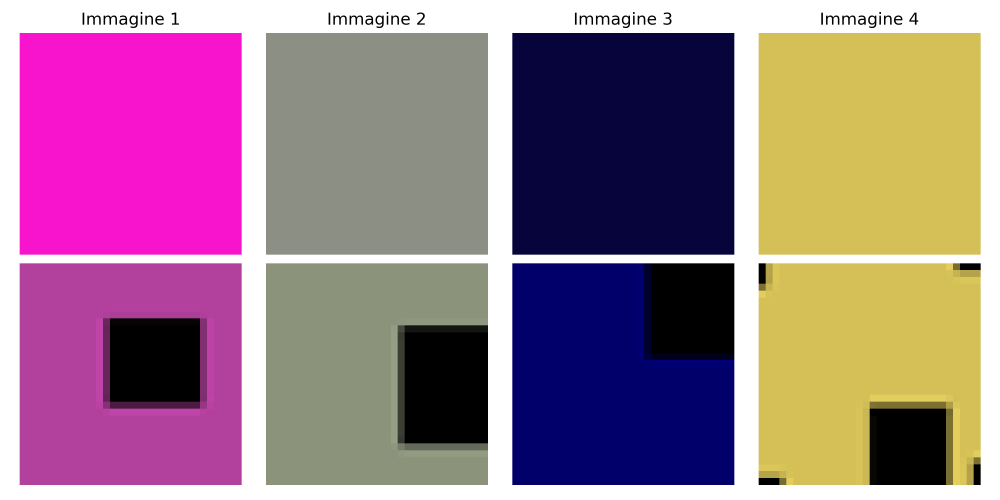
#> input picture figure_generated/mockup_augmentation.png, 3000 x 1500 px (shown at 1/3 size)
$ python -i generate_mockup_aug.py   (imports and definitions only)
#> lines starting #> are read from the running program, lines starting #| are printed output that depends on the picture
#> further down, picture is the input picture: PIL image 3000x1500 RGBA; mean R, G, B, A 156.6, 121.8, 139.7, 255

from PIL import Image, ImageDraw, ImageEnhance, ImageOps
import matplotlib.pyplot as plt
import requests
import io
import os
import random

def get_real_cifar_sample(id=0):
    # Usiamo URL diretti di CIFAR10 sample per realismo
    # ID: 0 (Frog), 1 (Truck), 3 (Deer), 4 (Car)
    urls = [
        "https://upload.wikimedia.org/wikipedia/commons/thumb/8/82/European_Common_Frog_Rana_temporaria.jpg/320px-European_Common_Frog_Rana_temporaria.jpg", # Frog (simulato)
        "https://upload.wikimedia.org/wikipedia/commons/thumb/6/6d/Fire_Truck_ladder.jpg/320px-Fire_Truck_ladder.jpg", # Truck
        "https://upload.wikimedia.org/wikipedia/commons/thumb/c/c5/Peacock_on_fence.jpg/320px-Peacock_on_fence.jpg", # Bird/Deer like
        "https://upload.wikimedia.org/wikipedia/commons/thumb/3/35/Neckarsulm_2016_Audi_R8_V10_Plus_5.2_FSI_quattro_Front_2.jpg/320px-Neckarsulm_2016_Audi_R8_V10_Plus_5.2_FSI_quattro_Front_2.jpg" # Car
    ]
    try:
        response = requests.get(urls[id])
        img = Image.open(io.BytesIO(response.content)).resize((32, 32)) # Simuliamo la bassa risoluzione
        return img
    except:
        # Fallback a noise se internet manca
        return Image.new('RGB', (32, 32), color=(random.randint(0,255), random.randint(0,255), random.randint(0,255)))

def apply_mock_cutout(img):
    draw = ImageDraw.Draw(img)
    w, h = img.size
    # Cutout size random tra 8 e 16 pixel (aggressivo, ~33%)
    cut_w = random.randint(8, 14)
    cut_h = random.randint(8, 14)

    # Posizione random
    x = random.randint(0, w - cut_w)
    y = random.randint(0, h - cut_h)

    # Disegna quadrato nero (o grigio medio dataset)
    draw.rectangle([x, y, x+cut_w, y+cut_h], fill=(0,0,0)) # Nero come Cutout standard
    return img

def apply_mock_autoaugment(img):
    # Simuliamo trasformazioni tipiche di AutoAugment:
    # Shear, Rotate, Contrast, Solarize

    # Scelta random per varietà
    ops = [
        lambda i: ImageOps.solarize(i, threshold=128),
        lambda i: ImageEnhance.Contrast(i).enhance(2.0), # Forte contrasto
        lambda i: i.rotate(15),
        lambda i: ImageEnhance.Color(i).enhance(0.5) # Desaturazione
    ]

    op = random.choice(ops)
    img = op(img)
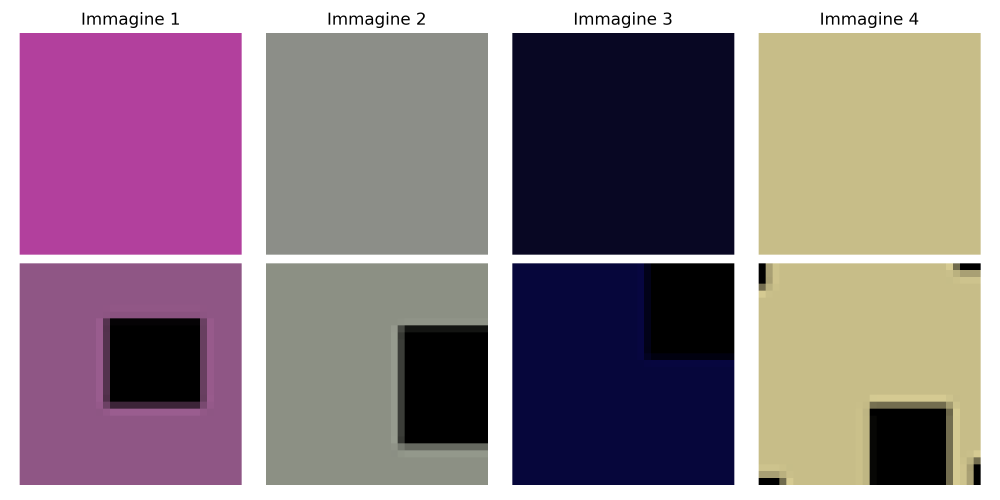
#> img: PIL image 3000x1500 RGBA (shown at 1/3 size); mean R, G, B, A 145.2, 127.9, 136.8, 255

    # Flip orizzontale (molto comune)
    if random.random() > 0.5:
        img = ImageOps.mirror(img)
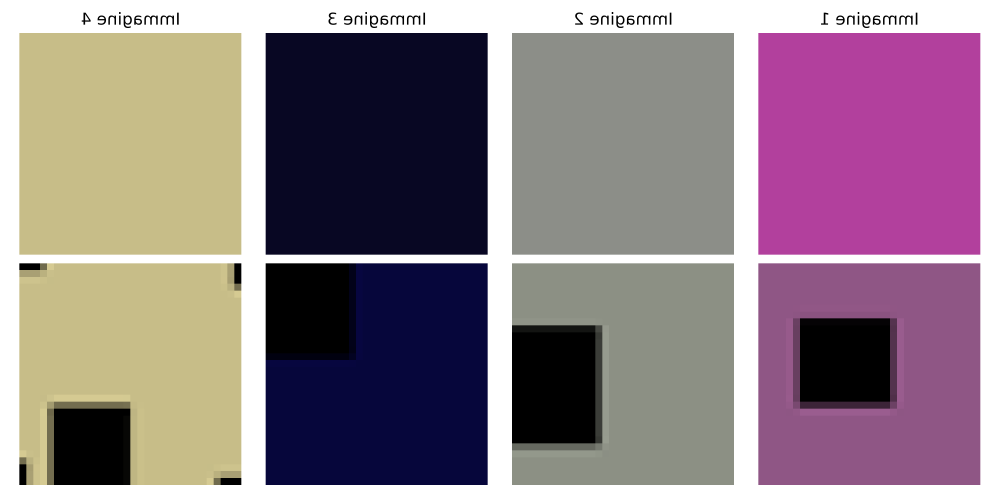
#> img: PIL image 3000x1500 RGBA (shown at 1/3 size); mean R, G, B, A 145.2, 127.9, 136.8, 255

    return img

# Creazione Griglia
fig, axes = plt.subplots(2, 4, figsize=(10, 5))
# Titoli
# [2 lines not run here, left out]

titles = ['Immagine 1', 'Immagine 2', 'Immagine 3', 'Immagine 4']

# [22 lines not run here, left out]
save_path = 'figure_generated/mockup_augmentation.png'
# [2 lines not run here, left out]

>>> from PIL import Image
>>> picture = Image.open('../../figure_generated/mockup_augmentation.png')
>>> result = apply_mock_autoaugment(picture)
